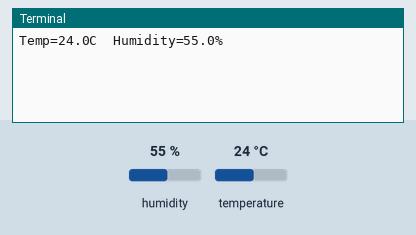
Simulated run of this program. Board: Raspberry Pi (BCM pin numbers). On the bench: the last lines printed to the terminal. The inputs (shaded band) are chosen by the test bench; at power-on: humidity 55 %, temperature 24 °C.

Above: at 1.2 s.
1.3 s: humidity set to 22 %
At 4.1 s:
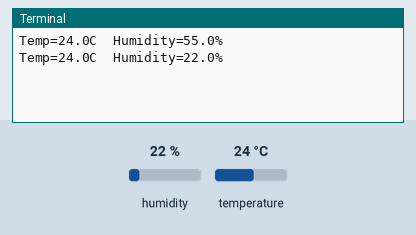
4.7 s: temperature set to 12 °C
At 6.9 s:
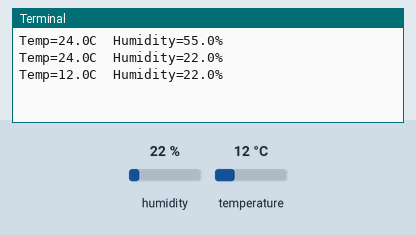
8.1 s: humidity set to 40 %
At 8.6 s:
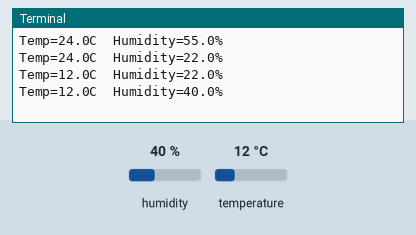
Timing chart, 0 to 11.1 s (numbered marks = the images above; inputs shaded):
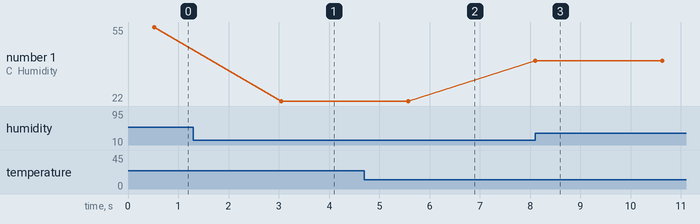

Measured:
- after the input at 1.3 s, the terminal: prints a new line after 1.8 s (image 1)
- after the input at 4.7 s, the terminal: prints a new line after 0.88 s (image 2)
- after the input at 8.1 s, the terminal: prints a new line at once (image 3)
- plotted number 1: 55 → 22 after the input at 1.3 s, 22 → 40 after the input at 8.1 s

The program:

humiditySensor3.py
```python
import Adafruit_DHT
import time

# Set sensor type: DHT11 or DHT22
sensor = Adafruit_DHT.DHT22  # For DHT11, change this to Adafruit_DHT.DHT11

# Set GPIO pin where the sensor is connected
pin = 4

try:
    while True:
        # Use read_retry to get a sensor reading (it will retry up to 15 times if there is an error)
        humidity, temperature = Adafruit_DHT.read_retry(sensor, pin)

        if humidity is not None and temperature is not None:
            print(f"Temp={temperature:.1f}C  Humidity={humidity:.1f}%")
        else:
            print("Failed to retrieve data from humidity sensor")

        # Wait 2 seconds before the next read
        time.sleep(2)

except KeyboardInterrupt:
    print("Program stopped by user")
```
